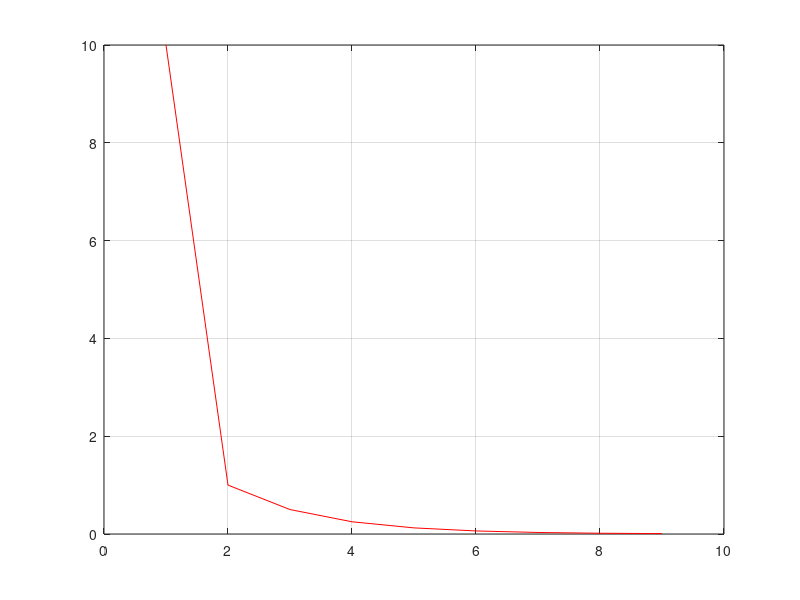
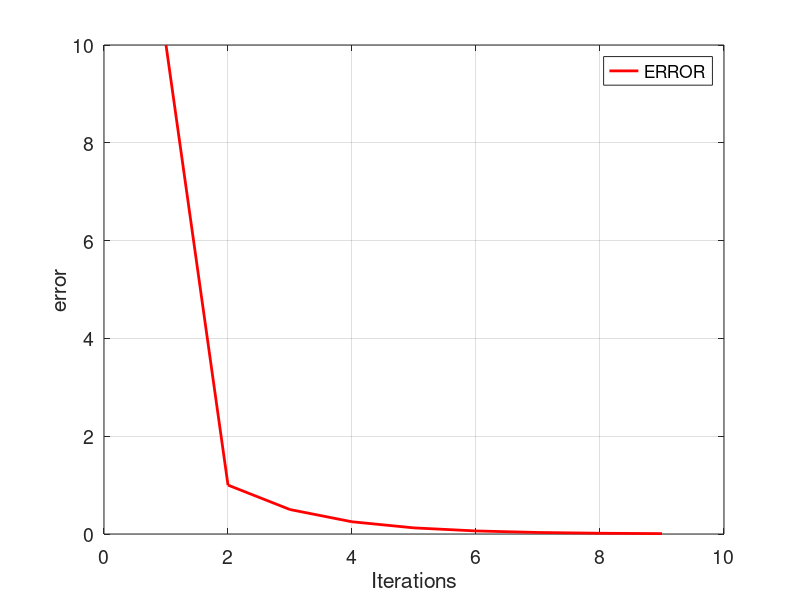

These figures' MATLAB source, in order:
xl = 0;
xu = 2;
i = 1;
e(i) = 10;
while(e(i)>0.01)
xr = (xl+xu)/2;
g_xl = xl^2-2;
g_xr = xr^2-2;
g_xu = xu^2-2;

if (g_xl*g_xr < 0)
    xu=xr;
    e(i+1) = abs(xr-xl);
end

if (g_xu*g_xr < 0)
    xl=xr;
    e(i+1)= abs(xu-xr);
end
i=i+1;
if (g_xu*g_xr == 0)
    xr=xr;
end
end

tamanio = size(e);
ite = 1:1:tamanio(2);

plot(ite,e,'color',[1 0 0])
grid on

figure('DefaultAxesFontSize',14)
set(gcf,'color','white');
plot (ite,e,'color',[1 0 0],'LineWidth',2);
grid on
xlabel('Iterations')
ylabel('error')
legend('ERROR')


